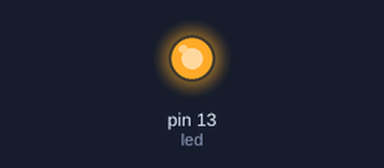
Bench run of a sketch on a simulated Arduino Uno, built with avr-gcc and run on an emulated ATmega328P. Parts: output pins drawn as LEDs (lit = HIGH).

Above: at 1.0 s.
At 5.5 s:
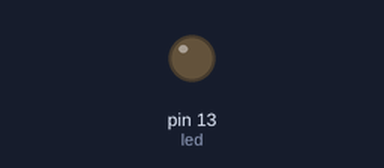
Timing chart, 0 to 6.9 s (numbered marks = the images above):
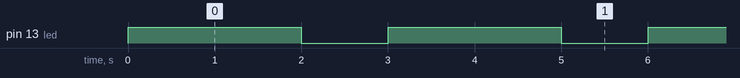

The sketch:

13pin_light.ino
```cpp
int led = 13;

void setup() {
  // put your setup code here, to run once:
  pinMode(led, OUTPUT);
}

void loop() {
  // put your main code here, to run repeatedly:
  digitalWrite(led, HIGH);
  delay(2000);
  digitalWrite(led, LOW);
  delay(1000);
}
```

Measured:
- by itself, pin 13 (led): alternates HIGH for 2.0 s and LOW for 1.0 s
